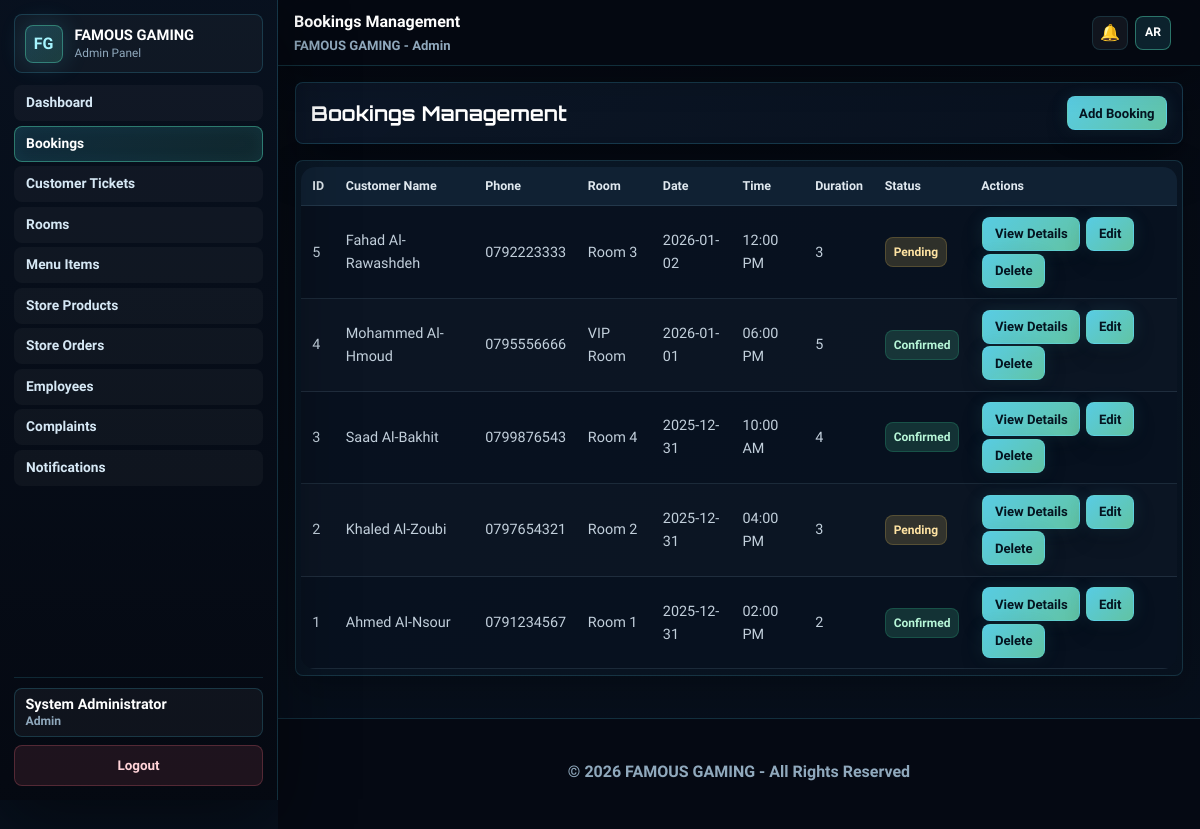
The page /admin/bookings_full_crud.php (signed in) on the database its author committed.
### tables this page shows
CREATE TABLE `bookings` (
    `id` INT PRIMARY KEY AUTO_INCREMENT,
    `booking_code` VARCHAR(40) NULL UNIQUE,
    `customer_name` VARCHAR(100) NOT NULL,
    `phone` VARCHAR(20) NOT NULL,
    `customer_session_token` VARCHAR(64) NULL,
    `user_id` INT NULL,
    `room_id` INT NOT NULL,
    `booking_date` DATE NOT NULL,
    `start_time` TIME NOT NULL,
    `hours` INT NOT NULL,
    `end_time` TIME GENERATED ALWAYS AS (ADDTIME(`start_time`, SEC_TO_TIME(`hours` * 3600))) STORED,
    `total_price` DECIMAL(10,2) NOT NULL,
    `additional_items_total` DECIMAL(10,2) DEFAULT 0.00,
    `final_total` DECIMAL(10,2) GENERATED ALWAYS AS (`total_price` + IFNULL(`additional_items_total`, 0)) STORED,
    `loyalty_points_earned` INT NOT NULL DEFAULT 0,
    `loyalty_points_redeemed` INT NOT NULL DEFAULT 0,
    `loyalty_discount` DECIMAL(10,2) NOT NULL DEFAULT 0.00,
    `status` VARCHAR(20) NOT NULL DEFAULT 'Pending',
    `payment_status` VARCHAR(20) DEFAULT 'Unpaid',
    `payment_method` VARCHAR(20) DEFAULT NULL,
    `paid_amount` DECIMAL(10,2) DEFAULT 0.00,
    `notes` TEXT,
    `created_at` TIMESTAMP DEFAULT CURRENT_TIMESTAMP,
    `updated_at` TIMESTAMP DEFAULT CURRENT_TIMESTAMP ON UPDATE CURRENT_TIMESTAMP,
    FOREIGN KEY (`room_id`) REFERENCES `rooms`(`id`) ON DELETE CASCADE,
    INDEX `idx_customer_session_token` (`customer_session_token`),
    INDEX `idx_booking_user_id` (`user_id`),
    INDEX `idx_booking_datetime` (`room_id`, `booking_date`, `start_time`, `end_time`)
);

CREATE TABLE `rooms` (
    `id` INT PRIMARY KEY AUTO_INCREMENT,
    `room_name` VARCHAR(100) NOT NULL,
    `room_type` VARCHAR(50) NOT NULL,
    `price_per_hour` DECIMAL(10,2) NOT NULL,
    `status` VARCHAR(20) NOT NULL DEFAULT 'Available',
    `services` TEXT,
    `description` TEXT,
    `image_path` VARCHAR(255) DEFAULT NULL,
    `image_uploaded_at` TIMESTAMP NULL DEFAULT NULL,
    `created_at` TIMESTAMP DEFAULT CURRENT_TIMESTAMP,
    `updated_at` TIMESTAMP DEFAULT CURRENT_TIMESTAMP ON UPDATE CURRENT_TIMESTAMP
);

### includes/lang.php (called while the page is built, shortened)
<?php
function site_language() {
    return $_SESSION['site_language'] ?? SITE_DEFAULT_LANGUAGE;
}
function t($key, $replacements = [], $fallback = null) {
    $language = site_language();
    $text = $translations[$language][$key] ?? $translations[SITE_DEFAULT_LANGUAGE][$key] ?? ($fallback ?? $key);
    foreach ($replacements as $placeholder => $value) {
        $text = str_replace(':' . $placeholder, (string)$value, $text);
        $text = str_replace('%' . $placeholder . '%', (string)$value, $text);
    }
    return $text;
}

### admin/bookings_full_crud.php (the view, shortened to what this page needs)
<?php
require_once 'auth_check.php';
$bookings = mysqli_query($conn, "SELECT b.*, r.room_name FROM bookings b LEFT JOIN rooms r ON b.room_id = r.id ORDER BY b.id DESC");
include 'includes/header.php';
?>
    <div class="content">
        <div class="container">
            <div class="page-header">
                <h1><?php echo t('admin_bookings_management'); ?></h1>
                <button class="btn" onclick="openBookingModal()"><?php echo t('admin_add_booking'); ?></button>
            </div>
            <div class="table-container">
                <table>
                    <thead>
                        <tr>
                            <th><?php echo t('admin_field_id'); ?></th>
                            <th><?php echo t('admin_field_customer_name'); ?></th>
                            <th><?php echo t('admin_field_phone'); ?></th>
                            <th><?php echo t('admin_field_room'); ?></th>
                            <th><?php echo t('admin_field_date'); ?></th>
                            <th><?php echo t('admin_field_time'); ?></th>
                            <th><?php echo t('admin_field_duration'); ?></th>
                            <th><?php echo t('admin_field_status'); ?></th>
                            <th><?php echo t('admin_field_actions'); ?></th>
                        </tr>
                    </thead>
                    <tbody>
                        <?php while ($booking = mysqli_fetch_assoc($bookings)): ?>
                        <tr>
                            <td><?php echo $booking['id']; ?></td>
                            <td><?php echo htmlspecialchars($booking['customer_name']); ?></td>
                            <td><?php echo htmlspecialchars($booking['phone']); ?></td>
                            <td><?php echo htmlspecialchars($booking['room_name']); ?></td>
                            <td><?php echo date('Y-m-d', strtotime($booking['booking_date'])); ?></td>
                            <td><?php echo date('h:i A', strtotime($booking['start_time'])); ?></td>
                            <td><?php echo $booking['hours']; ?></td>
                            <td>
                                <span class="status-badge status-<?php echo strtolower($booking['status']); ?>">
                                    <?php echo htmlspecialchars(t('status_' . strtolower($booking['status']), [], $booking['status'])); ?>
                                </span>
                            </td>
                            <td>
                                <a href="booking_details.php?id=<?php echo $booking['id']; ?>" class="btn btn-small btn-info"><?php echo t('admin_action_view_details'); ?></a>
                                <button class="btn btn-small btn-success" onclick='openBookingModal(<?php echo json_encode($booking); ?>)'><?php echo t('admin_action_edit'); ?></button>
                                <button class="btn btn-small btn-danger" onclick="confirmDelete(<?php echo $booking['id']; ?>)"><?php echo t('admin_action_delete'); ?></button>
                            </td>
                        </tr>
                        <?php endwhile; ?>
                    </tbody>
                </table>
            </div>
        </div>
    </div>
<?php
include 'includes/footer.php';
?>

### rows shown on the page
bookings: id "5", customer_name "Fahad Al-Rawashdeh", phone "0792223333", room.room_name "Room 3", booking_date "2026-01-02", start_time "12:00 PM", hours "3", status "Pending"
bookings: id "4", customer_name "Mohammed Al-Hmoud", phone "0795556666", room.room_name "VIP Room", booking_date "2026-01-01", start_time "06:00 PM", hours "5", status "Confirmed"
bookings: id "3", customer_name "Saad Al-Bakhit", phone "0799876543", room.room_name "Room 4", booking_date "2025-12-31", start_time "10:00 AM", hours "4", status "Confirmed"
bookings: id "2", customer_name "Khaled Al-Zoubi", phone "0797654321", room.room_name "Room 2", booking_date "2025-12-31", start_time "04:00 PM", hours "3", status "Pending"
bookings: id "1", customer_name "Ahmed Al-Nsour", phone "0791234567", room.room_name "Room 1", booking_date "2025-12-31", start_time "02:00 PM", hours "2", status "Confirmed"

### other values the page prints
t('brand_name') "FAMOUS GAMING"
t('admin_panel_title') "Admin Panel"
$nav_item['label'] "Dashboard"
$nav_item['label'] "Bookings"
$nav_item['label'] "Customer Tickets"
$nav_item['label'] "Rooms"
$nav_item['label'] "Menu Items"
$nav_item['label'] "Store Products"
$nav_item['label'] "Store Orders"
$nav_item['label'] "Employees"
$nav_item['label'] "Complaints"
$nav_item['label'] "Notifications"
$admin_display_name "System Administrator"
t('admin_nav_logout') "Logout"
$page_title "Bookings Management"
